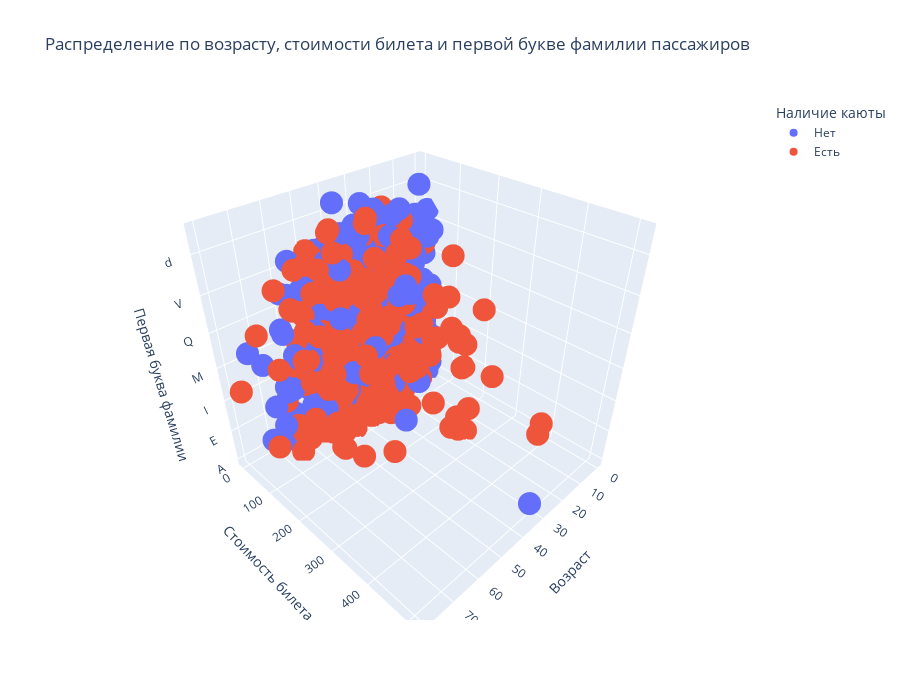

The code cell stored with this chart in its notebook:
### Markdown cell above
### 3D Точечная диаграмма (3D Scatter plot) 

График отображает зависимость между возрастом пассажиров, стоимостью билета и первой буквой фамилии. Цвет точек обозначает наличие каюты.

### Code cell
data_cleaned = data.copy()

data_cleaned["NameFirstLetter"] = data_cleaned["Name"].apply(lambda x: x.split(",")[0][0] if pd.notnull(x) else "Unknown")
data_cleaned["HasCabin"] = data_cleaned["Cabin"].apply(lambda x: "Есть" if pd.notnull(x) else "Нет")

data_cleaned["NameFirstLetter"] = sorted(data_cleaned["NameFirstLetter"])

fig = px.scatter_3d(
    data_cleaned,
    x="Age",               
    y="Fare",              
    z="NameFirstLetter",   
    color="HasCabin",            
    labels={"Age": "Возраст", "Fare": "Стоимость билета", "NameFirstLetter": "Первая буква фамилии", "HasCabin": "Наличие каюты"},
    title="Распределение по возрасту, стоимости билета и первой букве фамилии пассажиров",
    width=900,
    height=700
)

fig.show()

### Figure 1 — Plotly figure (JSON) as saved in the notebook; plotly's stock layout.template omitted (floating-point values rounded to 4 significant figures; data arrays with more than 128 entries replaced by an {"elided": "..."} marker saying what was removed)
{"data": [{"hovertemplate": "Наличие каюты=Нет<br>Возраст=%{x}<br>Стоимость билета=%{y}<br>Первая буква фамилии=%{z}<extra></extra>", "legendgroup": "Нет", "marker": {"color": "#636efa", "symbol": "circle"}, "mode": "markers", "name": "Нет", "scene": "scene", "showlegend": true, "type": "scatter3d", "x": {"elided": "1014 float values"}, "y": {"elided": "1014 float values"}, "z": {"elided": "1014 str values"}}, {"hovertemplate": "Наличие каюты=Есть<br>Возраст=%{x}<br>Стоимость билета=%{y}<br>Первая буква фамилии=%{z}<extra></extra>", "legendgroup": "Есть", "marker": {"color": "#EF553B", "symbol": "circle"}, "mode": "markers", "name": "Есть", "scene": "scene", "showlegend": true, "type": "scatter3d", "x": {"elided": "295 float values"}, "y": {"elided": "295 float values"}, "z": {"elided": "295 str values"}}], "layout": {"height": 700, "legend": {"title": {"text": "Наличие каюты"}, "tracegroupgap": 0}, "scene": {"aspectmode": "auto", "aspectratio": {"x": 1, "y": 1, "z": 1}, "domain": {"x": [0, 1], "y": [0, 1]}, "xaxis": {"title": {"text": "Возраст"}, "type": "linear"}, "yaxis": {"title": {"text": "Стоимость билета"}, "type": "linear"}, "zaxis": {"title": {"text": "Первая буква фамилии"}, "type": "category"}}, "title": {"text": "Распределение по возрасту, стоимости билета и первой букве фамилии пассажиров"}, "width": 900}}
